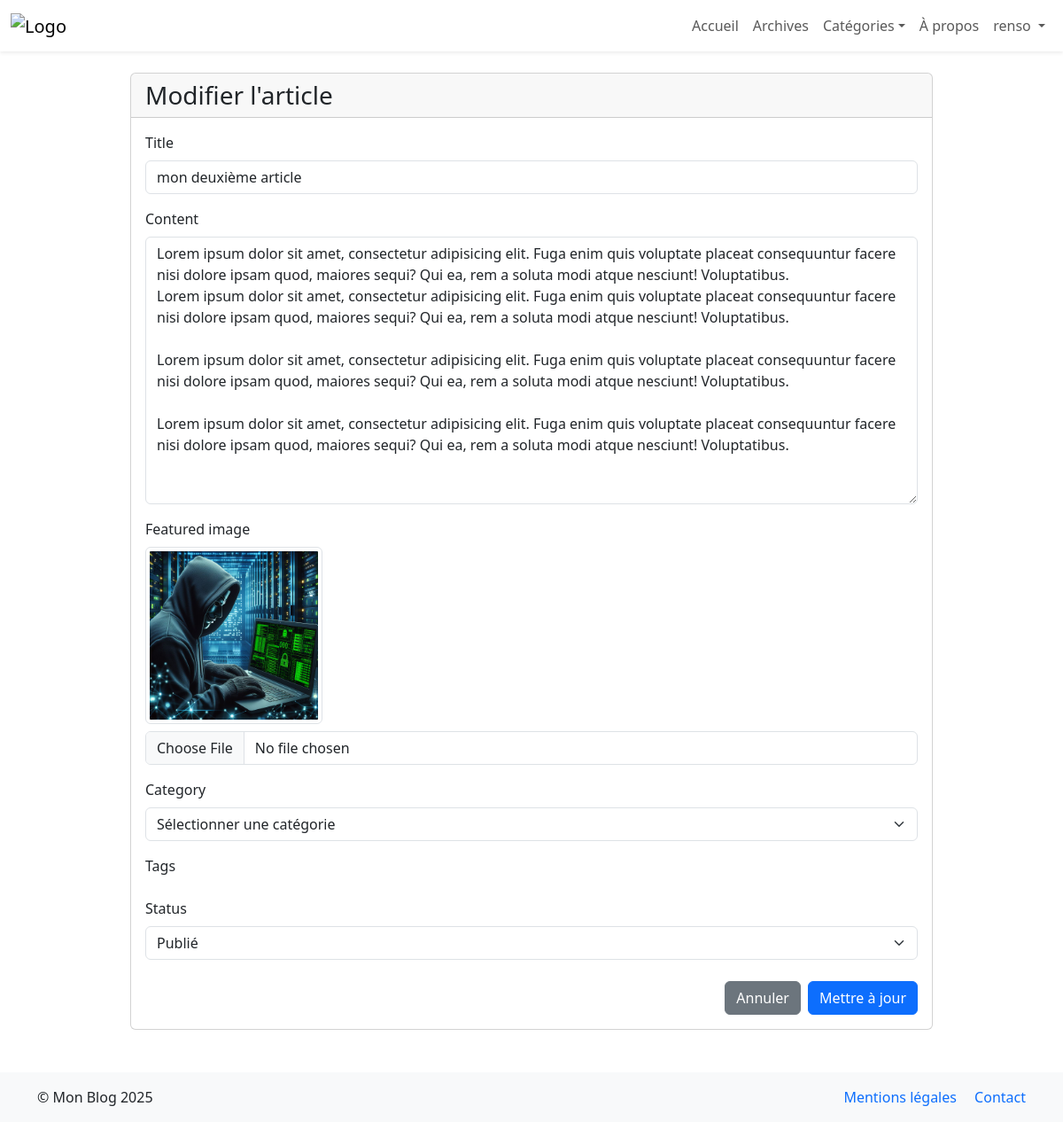
The page /article/mon-deuxieme-article/edit/ (signed in) on the database its author committed.
### blogpost/models.py (models this page shows, shortened)
class CustomUser(AbstractUser):
    bio = models.TextField(max_length=500, blank=True)
    location = models.CharField(max_length=30, blank=True)
    birth_date = models.DateField(null=True, blank=True)
    avatar = models.ImageField(upload_to='avatars/', blank=True)

class BlogPost(models.Model):
    STATUS_CHOICES = [
        (POST_STATUS['DRAFT'], 'Brouillon'),
        (POST_STATUS['PUBLISHED'], 'Publié'),
        (POST_STATUS['ARCHIVED'], 'Archivé'),
    ]
    title = models.CharField(max_length=200)
    slug = models.SlugField(max_length=200, unique=True)
    content = models.TextField()
    author = models.ForeignKey(CustomUser, on_delete=models.CASCADE, related_name='blog_posts')
    category = models.ForeignKey(Category, on_delete=models.SET_NULL , blank=True, null=True, related_name='blog_posts')
    tags = models.ManyToManyField('Tag', blank=True)
    status = models.CharField(max_length=10, choices=STATUS_CHOICES, default='draft')
    featured_image = models.ImageField(upload_to='blog_images/', blank=True, null=True)
    created_at = models.DateTimeField(auto_now_add=True)
    updated_at = models.DateTimeField(auto_now=True)
    views = models.PositiveIntegerField(default=0)
    class Meta:
        ordering = ['-created_at']
        indexes = [
            models.Index(fields=['-created_at', 'status']),
                   models.Index(fields=['slug'])
                   ]

### blogpost/views.py (the view, shortened to what this page needs)
# urls.py: path("article/<slug:slug>/edit/", views.BlogPostUpdateView.as_view(), name="blogpost_edit"),
class BlogPostUpdateView(LoginRequiredMixin, UserPassesTestMixin, SuccessMessageMixin, UpdateView):
    model = BlogPost
    form_class = BlogPostForm
    template_name = 'blogpost/blogpost_form.html'
    success_message = "L'article a été modifié avec succès !"
    def test_func(self):
        article = self.get_object()
        return self.request.user == article.author or self.request.user.is_staff

### blogpost/forms.py (shortened to what this page needs)
class BlogPostForm(forms.ModelForm):
    class Meta:
        model = BlogPost
        fields = ['title', 'content', 'category', 'tags', 'featured_image', 'status']
        widgets = {
            'title': forms.TextInput(attrs={'class': 'form-control'}),
            'content': forms.Textarea(attrs={'class': 'form-control', 'rows': 10}),
            'category': forms.Select(attrs={'class': 'form-control'}),
            'tags': forms.CheckboxSelectMultiple(),
            'status': forms.Select(attrs={'class': 'form-control'}),
        }

### blogpost/context_processors.py (called while the page is built)
def nav_categories(request):
    cache_key = 'nav_categories'
    cats = cache.get(cache_key)
    if cats is None:
        cats = list(Category.objects.all()[:8])
        cache.set(cache_key, cats, 3600)
    return {'nav_categories': cats}

### blogpost/models.py (called while the page is built)
    def __str__(self):
        return self.name

### blogpost/templates/blogpost/blogpost_form.html (shortened to what this page needs)
{% extends 'base.html' %}
{% load static querystring %}
{% block content %}
<div class="container">
    <div class="row justify-content-center">
        <div class="col-lg-10">
            <div class="card">
                <div class="card-header">
                    <h1 class="h3 mb-0">
                        {% if form.instance.pk %}
                            Modifier l'article
                        {% else %}
                            Créer un nouvel article
                        {% endif %}
                    </h1>
                </div>
                <div class="card-body">
                    <form method="post" enctype="multipart/form-data" class="article-form">
                        <div class="mb-3">
                            <label for="{{ form.title.id_for_label }}" class="form-label">
                                {{ form.title.label }}
                            </label>
                            <input type="text"
                                   name="{{ form.title.name }}"
                                   id="{{ form.title.id_for_label }}"
                                   class="form-control {% if form.title.errors %}is-invalid{% endif %}"
                                   value="{{ form.title.value|default:'' }}"
                                   required>
                        </div>
                        <div class="mb-3">
                            <label for="{{ form.content.id_for_label }}" class="form-label">
                                {{ form.content.label }}
                            </label>
                            <textarea name="{{ form.content.name }}"
                                      id="{{ form.content.id_for_label }}"
                                      class="form-control {% if form.content.errors %}is-invalid{% endif %}"
                                      rows="12"
                                      required>{{ form.content.value|default:'' }}</textarea>
                        </div>
                        <div class="mb-3">
                            <label for="{{ form.featured_image.id_for_label }}" class="form-label">
                                {{ form.featured_image.label }}
                            </label>
                            {% if form.instance.featured_image %}
                                <div class="mb-2">
                                    <img src="{{ form.instance.featured_image.url }}"
                                         alt="Image actuelle"
                                         class="img-thumbnail"
                                         style="max-height: 200px">
                                </div>
                            {% endif %}
                            <input type="file"
                                   name="{{ form.featured_image.name }}"
                                   id="{{ form.featured_image.id_for_label }}"
                                   class="form-control {% if form.featured_image.errors %}is-invalid{% endif %}"
                                   accept="image/*">
                        </div>
                        <div class="mb-3">
                            <label for="{{ form.category.id_for_label }}" class="form-label">
                                {{ form.category.label }}
                            </label>
                            <select name="{{ form.category.name }}"
                                    id="{{ form.category.id_for_label }}"
                                    class="form-select {% if form.category.errors %}is-invalid{% endif %}">
                                <option value="">Sélectionner une catégorie</option>
                            </select>
                        </div>
                        <div class="mb-3">
                            <label class="form-label">{{ form.tags.label }}</label>
                        </div>
                        <div class="mb-4">
                            <label for="{{ form.status.id_for_label }}" class="form-label">
                                {{ form.status.label }}
                            </label>
                            <select name="{{ form.status.name }}"
                                    id="{{ form.status.id_for_label }}"
                                    class="form-select {% if form.status.errors %}is-invalid{% endif %}">
                                {% for value, label in form.status.field.choices %}
                                    <option value="{{ value }}"
                                            {% if value == form.status.value %}selected{% endif %}>
                                        {{ label }}
                                    </option>
                                {% endfor %}
                            </select>
                        </div>
                        <div class="d-flex justify-content-end gap-2">
                            <a href="{% url 'blogpost_list' %}" class="btn btn-secondary">
                                Annuler
                            </a>
                            <button type="submit" class="btn btn-primary">
                                {% if form.instance.pk %}
                                    Mettre à jour
                                {% else %}
                                    Publier
                                {% endif %}
                            </button>
                        </div>
                    </form>
                </div>
            </div>
        </div>
    </div>
</div>
{% endblock content %}

### blogpost/templates/base.html (shortened to what this page needs)
<!DOCTYPE html>
<html lang="fr">
<head>
    {% load static %}
    <link rel="stylesheet" href="{% static 'css/bootstrap.min.css' %}">
    <link rel="stylesheet" href="https://cdnjs.cloudflare.com/ajax/libs/font-awesome/6.5.0/css/all.min.css">
</head>
<body>
    <header class="header">
    <nav class="navbar navbar-expand-lg navbar-light bg-white shadow-sm">
        <div class="container-fluid">
            <a class="navbar-brand" href="{% url 'blogpost_list' %}">
                <img src="{% static 'images/logo.png' %}" alt="Logo" height="40">
            </a>
            <div class="collapse navbar-collapse" id="navbarNav">
                <ul class="navbar-nav ms-auto">
                    <li class="nav-item">
                        <a class="nav-link {% if request.resolver_match.url_name == 'home' %}active{% endif %}"
                           href="{% url 'blogpost_list' %}">
                            Accueil
                        </a>
                    </li>
                    <li class="nav-item">
                        <a class="nav-link {% if request.resolver_match.url_name == 'blogpost_archives' %}active{% endif %}" href="{% url 'blogpost_archives' %}">Archives</a>
                    </li>
                    <li class="nav-item dropdown">
                        <a class="nav-link dropdown-toggle " href="#" id="categoriesDropdown" role="button" data-bs-toggle="dropdown">Catégories</a>
                    </li>
                    <li class="nav-item">
                        <a class="nav-link {% if request.resolver_match.url_name == 'about' %}active{% endif %}"
                           href="">
                            À propos
                        </a>
                    </li>
                    {% if user.is_authenticated %}
                        <li class="nav-item dropdown">
                            <a class="nav-link dropdown-toggle" href="#" id="userDropdown" role="button"
                               data-bs-toggle="dropdown">
                                {{ user.username }}
                            </a>
                        </li>
                    {% endif %}
                </ul>
            </div>
        </div>
    </nav>
</header>
    <main class="container my-4">
        {% block content %}
        {% endblock content %}
    </main>
    <footer class="bg-light mt-5 py-3">
        <div class="container">
            <div class="row">
                <div class="col-md-6">
                    <p class="mb-0">&copy; {{ request.site.name|default:"Mon Blog" }} {% now "Y" %}</p>
                </div>
                <div class="col-md-6 text-end">
                    <a href="#" class="text-decoration-none me-3">Mentions légales</a>
                    <a href="#" class="text-decoration-none">Contact</a>
                </div>
            </div>
        </div>
    </footer>
</body>
</html>

### blogpost/templates/base.html (style rules this page uses)
.header { position: sticky; top: 0; z-index: 1000; }

### rows shown on the page
CustomUser: username "renso"
BlogPost: title "mon deuxième article", content "Lorem ipsum dolor sit amet, consectetur adipisicing elit. Fuga enim quis voluptate placeat consequuntur facere nisi dolore ipsam quod, maiores sequi? Qui ea, rem a soluta modi atque nesciunt! Voluptatibus. Lorem ipsum dolor sit amet, consectetur adipisicing elit. Fuga enim quis voluptate placeat consequuntur facere nisi dolore ipsam quod, maiores sequi? Qui ea, rem a soluta modi atque nesciunt! Voluptatibus. Lorem ipsum dolor sit amet, consectetur adipisicing elit. Fuga enim quis voluptate placeat consequuntur facere nisi dolore ipsam quod, maiores sequi? Qui ea, rem a soluta modi atque nesciunt! Voluptatibus. Lorem ipsum dolor sit amet, consectetur adipisicing elit. Fuga enim quis…", instance.featured_image (picture), status "Publié"

### other values the page prints
{{ request.site.name|default:"Mon Blog" }} "Mon Blog"
